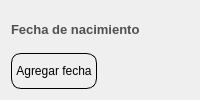
                    <widget class="QFrame" name="espacio_fecha_nacimiento">
                     <property name="minimumSize">
                      <size>
                       <width>200</width>
                       <height>0</height>
                      </size>
                     </property>
                     <layout class="QGridLayout" name="gridLayout">
                      <item row="0" column="0" colspan="2">
                       <widget class="QLabel" name="label_cedula_2">
                        <property name="font">
                         <font>
                          <family>Arial</family>
                          <pointsize>10</pointsize>
                          <weight>75</weight>
                          <italic>false</italic>
                          <bold>true</bold>
                         </font>
                        </property>
                        <property name="styleSheet">
                         <string notr="true">QLabel{
	
	
	color: rgb(80, 80, 80);

	border-color: #ffffff;


}
</string>
                        </property>
                        <property name="text">
                         <string>Fecha de nacimiento</string>
                        </property>
                        <property name="scaledContents">
                         <bool>false</bool>
                        </property>
                       </widget>
                      </item>
                      <item row="1" column="0">
                       <widget class="QPushButton" name="boton_para_agregar_fecha">
                        <property name="minimumSize">
                         <size>
                          <width>0</width>
                          <height>30</height>
                         </size>
                        </property>
                        <property name="maximumSize">
                         <size>
                          <width>110</width>
                          <height>70</height>
                         </size>
                        </property>
                        <property name="cursor">
                         <cursorShape>PointingHandCursor</cursorShape>
                        </property>
                        <property name="styleSheet">
                         <string notr="true">QPushButton{

	border: 1px solid black;
	border-radius:10px;
}

QPushButton:hover{

	background-color: rgb(199, 199, 199)
}</string>
                        </property>
                        <property name="text">
                         <string>Agregar fecha</string>
                        </property>
                        <property name="icon">
                         <iconset>
                          <normaloff>../../recursos_de_imagenes/iconos_de_interfaz/calendario.png</normaloff>../../recursos_de_imagenes/iconos_de_interfaz/calendario.png</iconset>
                        </property>
                        <property name="iconSize">
                         <size>
                          <width>20</width>
                          <height>20</height>
                         </size>
                        </property>
                       </widget>
                      </item>
                      <item row="1" column="1" alignment="Qt::AlignLeft">
                       <widget class="QLabel" name="label_mostrar_fecha">
                        <property name="minimumSize">
                         <size>
                          <width>80</width>
                          <height>30</height>
                         </size>
                        </property>
                        <property name="maximumSize">
                         <size>
                          <width>80</width>
                          <height>40</height>
                         </size>
                        </property>
                        <property name="font">
                         <font>
                          <family>Arial</family>
                          <pointsize>10</pointsize>
                          <weight>75</weight>
                          <bold>true</bold>
                         </font>
                        </property>
                        <property name="text">
                         <string/>
                        </property>
                       </widget>
                      </item>
                     </layout>
                    </widget>
